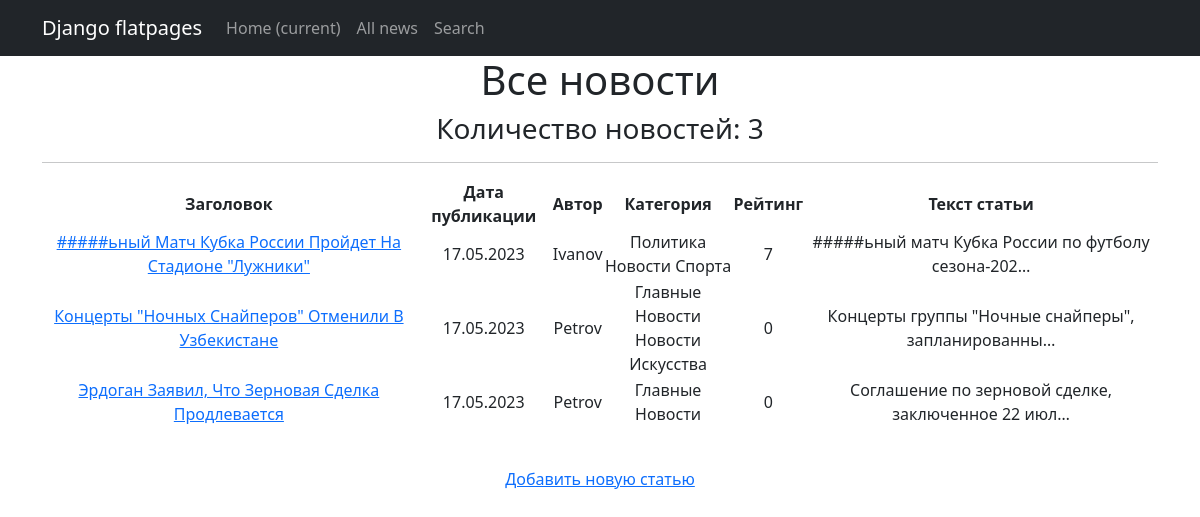
Page /news/ on the committed database.
### news/models.py (models this page shows, shortened)
class Post(models.Model):
    author = models.ForeignKey(Author, on_delete=models.CASCADE)
    category = models.ManyToManyField(Category, through='PostCategory')
    type = models.CharField(max_length=2,
                            choices=POST_TYPES,
                            default=article)
    header = models.CharField(max_length=255)
    text = models.TextField()
    _rank = models.IntegerField(default=0, db_column='rank')
    created_datetime = models.DateTimeField(auto_now_add=True)
    @property
    def rank(self):
        return self._rank
    @rank.setter
    def rank(self, value):
        self._rank = int(value) if value >= 0 else 0
        self.save()

class Author(models.Model):
    user = models.OneToOneField(User, on_delete=models.CASCADE)
    rank = models.FloatField(default=0.0)

class Category(models.Model):
    name = models.CharField(max_length=255,
                            unique=True)

### news/views.py (the view)
# urls.py: path('', PostList.as_view(), name='overview'),  # Ссылка на страницу с общим списком новостей
class PostList(ListView):
    model = Post
    template_name = 'post_list.html'
    context_object_name = 'posts'
    ordering = ['-id']
    paginate_by = 10

### news/templatetags/custom_filters.py (called while the page is built)
@register.filter(name='censor')
def Censor(text: str):
    for word in restricted_lexicon:
        text = re.sub(word, "#" * len(word), text)
    return text

### templates/post_list.html (shortened to what this page needs)
{% extends 'flatpages/default.html' %}
{% load custom_filters %}
{% block content %}
<h1>
    Все новости
</h1>
<h3>
    Количество новостей: {{ posts|length }}
</h3>
<hr>
{% if posts %}
    <table>
        <thead>
        <th>
            Заголовок
        </th>
        <th>
            Дата публикации
        </th>
        <th>
            Автор
        </th>
        <th>
            Категория
        </th>
        <th>
            Рейтинг
        </th>
        <th>
            Текст статьи
        </th>
    </thead>
    {% for post in posts %}
        <tr>
            <td>
                <a href="{% url 'post_detail' post.id %}">{{ post.header|title|censor }}</a>
            </td>
            <td>
                {{ post.created_datetime|date:'d.m.Y' }}
            </td>
            <td>
                {{ post.author.user.username|title }}
            </td>
            <td>
                {% for category in post.category.all %}
                    {{ category.name|title}}<br />
                {% endfor %}
            </td>
            <td>
                {{ post.rank|title }}
            </td>
            <td>
                {{ post.text|truncatechars:50|censor }}
            </td>
        </tr>
    {% endfor %}
    </table>
{% else %}
    <h2>Новостей нет!</h2>
{% endif %}
<p>&nbsp;</p>
<a href="{% url 'post_create' %}">Добавить новую статью</a> <br>
<p>&nbsp;</p>
{% endblock content %}

### templates/flatpages/default.html (shortened to what this page needs)
<!DOCTYPE html>
<html lang="en">
    <head>
        {% load static %}
        <link href="{% static 'css/styles.css' %}" rel="stylesheet" />
    </head>
    <body>
        <nav class="navbar navbar-expand-lg navbar-dark bg-dark static-top">
        <div class="container">
           <a class="navbar-brand" href="#">Django flatpages</a>
           <div class="collapse navbar-collapse" id="navbarResponsive">
               <ul class="navbar-nav ml-auto">
                   <li class="nav-item active">
                       <a class="nav-link" href="#">Home
                           <span class="sr-only">(current)</span>
                       </a>
                   </li>
                   <li class="nav-item">
                       <a class="nav-link" href="/news/">All news</a>
                   </li>
                   <li class="nav-item">
                       <a class="nav-link" href="/news/search/">Search</a>
                   </li>
               </ul>
           </div>
       </div>
    </nav>
    <div class="container">
       <div class="row">
           <div class="col-lg-12 text-center">
               {% block content %}{% endblock content %}
           </div>
       </div>
    </div>
    </body>
</html>

### rows in the picture
Post: header|censor "#####ьный Матч Кубка России Пройдет На Стадионе \"Лужники\"", created_datetime "17.05.2023", author.user.username "Ivanov", rank "7", text|censor "#####ьный матч Кубка России по футболу сезона-202…"
Category: name "Политика"
Category: name "Новости Спорта"
Post: header|censor "Концерты \"Ночных Снайперов\" Отменили В Узбекистане", created_datetime "17.05.2023", author.user.username "Petrov", rank "0", text|censor "Концерты группы \"Ночные снайперы\", запланированны…"
Category: name "Главные Новости"
Category: name "Новости Искусства"
Post: header|censor "Эрдоган Заявил, Что Зерновая Сделка Продлевается", created_datetime "17.05.2023", author.user.username "Petrov", rank "0", text|censor "Соглашение по зерновой сделке, заключенное 22 июл…"

### other values in the picture
{{ posts|length }} "3"
